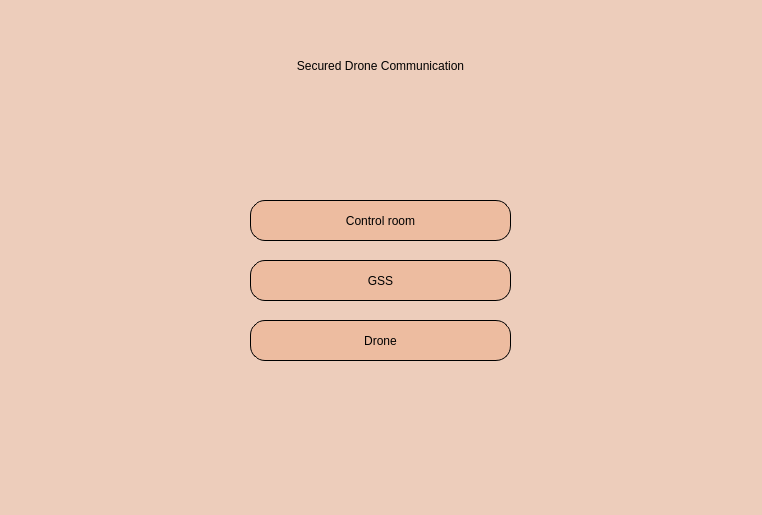
<?xml version="1.0" encoding="UTF-8"?>
<ui version="4.0">
 <class>MainWindow</class>
 <widget class="QMainWindow" name="MainWindow">
  <property name="geometry">
   <rect>
    <x>0</x>
    <y>0</y>
    <width>762</width>
    <height>515</height>
   </rect>
  </property>
  <property name="windowTitle">
   <string>MainWindow</string>
  </property>
  <property name="styleSheet">
   <string notr="true">background-color: rgb(237, 205, 187);</string>
  </property>
  <widget class="QWidget" name="centralwidget">
   <widget class="QPushButton" name="Ctrl_btn">
    <property name="geometry">
     <rect>
      <x>250</x>
      <y>200</y>
      <width>261</width>
      <height>41</height>
     </rect>
    </property>
    <property name="styleSheet">
     <string notr="true">QPushButton {
background-color: rgb(237, 188, 160);
font: italic 10pt &quot;Goudy Old Style&quot;;
	
color: rgb(0,0,0);
border: 1px solid;
border-radius: 15px;
}
QPushButton:hover {
background-color: rgb(255, 233, 206);
color:rgb(0,0,0);
}</string>
    </property>
    <property name="text">
     <string>Control room</string>
    </property>
   </widget>
   <widget class="QPushButton" name="gss_btn">
    <property name="geometry">
     <rect>
      <x>250</x>
      <y>260</y>
      <width>261</width>
      <height>41</height>
     </rect>
    </property>
    <property name="styleSheet">
     <string notr="true">QPushButton {
background-color: rgb(237, 188, 160);
font: italic 10pt &quot;Goudy Old Style&quot;;
	
color: rgb(0,0,0);
border: 1px solid;
border-radius: 15px;
}
QPushButton:hover {
background-color: rgb(255, 233, 206);
color:rgb(0,0,0);
}</string>
    </property>
    <property name="text">
     <string>GSS</string>
    </property>
   </widget>
   <widget class="QPushButton" name="drone_btn">
    <property name="geometry">
     <rect>
      <x>250</x>
      <y>320</y>
      <width>261</width>
      <height>41</height>
     </rect>
    </property>
    <property name="styleSheet">
     <string notr="true">QPushButton {
background-color: rgb(237, 188, 160);
font: italic 10pt &quot;Goudy Old Style&quot;;
	
color: rgb(0,0,0);
border: 1px solid;
border-radius: 15px;
}
QPushButton:hover {
background-color: rgb(255, 233, 206);
color:rgb(0,0,0);
}</string>
    </property>
    <property name="text">
     <string>Drone</string>
    </property>
   </widget>
   <widget class="QLabel" name="label">
    <property name="geometry">
     <rect>
      <x>0</x>
      <y>30</y>
      <width>761</width>
      <height>71</height>
     </rect>
    </property>
    <property name="styleSheet">
     <string notr="true">font: 75 14pt &quot;Goudy Old Style&quot;;</string>
    </property>
    <property name="text">
     <string>Secured Drone Communication</string>
    </property>
    <property name="alignment">
     <set>Qt::AlignCenter</set>
    </property>
   </widget>
  </widget>
 </widget>
 <resources/>
 <connections/>
</ui>
